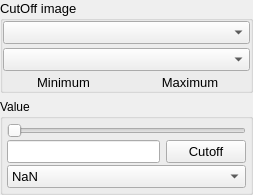
<?xml version="1.0" encoding="UTF-8"?>
<ui version="4.0">
 <class>nCutoffMask</class>
 <widget class="QMainWindow" name="nCutoffMask">
  <property name="geometry">
   <rect>
    <x>0</x>
    <y>0</y>
    <width>253</width>
    <height>188</height>
   </rect>
  </property>
  <property name="windowTitle">
   <string>CutOffMask</string>
  </property>
  <property name="iconSize">
   <size>
    <width>20</width>
    <height>20</height>
   </size>
  </property>
  <property name="unifiedTitleAndToolBarOnMac">
   <bool>true</bool>
  </property>
  <widget class="QWidget" name="centralwidget">
   <layout class="QGridLayout" name="gridLayout_3">
    <property name="margin">
     <number>0</number>
    </property>
    <item row="0" column="0">
     <widget class="QGroupBox" name="groupBox">
      <property name="font">
       <font>
        <pointsize>10</pointsize>
       </font>
      </property>
      <property name="title">
       <string>CutOff image</string>
      </property>
      <layout class="QGridLayout" name="gridLayout">
       <property name="verticalSpacing">
        <number>4</number>
       </property>
       <property name="margin">
        <number>0</number>
       </property>
       <item row="0" column="0" colspan="2">
        <widget class="QComboBox" name="image1">
         <property name="neutrinoImage" stdset="0">
          <bool>true</bool>
         </property>
        </widget>
       </item>
       <item row="1" column="0" colspan="2">
        <widget class="QComboBox" name="image2">
         <property name="font">
          <font>
           <pointsize>10</pointsize>
          </font>
         </property>
         <property name="neutrinoImage" stdset="0">
          <bool>true</bool>
         </property>
        </widget>
       </item>
       <item row="2" column="0">
        <widget class="QLabel" name="mini">
         <property name="font">
          <font>
           <pointsize>10</pointsize>
          </font>
         </property>
         <property name="text">
          <string>Minimum</string>
         </property>
         <property name="alignment">
          <set>Qt::AlignHCenter|Qt::AlignTop</set>
         </property>
        </widget>
       </item>
       <item row="2" column="1">
        <widget class="QLabel" name="maxi">
         <property name="font">
          <font>
           <pointsize>10</pointsize>
          </font>
         </property>
         <property name="text">
          <string>Maximum</string>
         </property>
         <property name="alignment">
          <set>Qt::AlignHCenter|Qt::AlignTop</set>
         </property>
        </widget>
       </item>
      </layout>
     </widget>
    </item>
    <item row="1" column="0">
     <widget class="QGroupBox" name="groupBox_2">
      <property name="title">
       <string>Value</string>
      </property>
      <layout class="QGridLayout" name="gridLayout_2">
       <property name="verticalSpacing">
        <number>2</number>
       </property>
       <property name="margin">
        <number>4</number>
       </property>
       <item row="1" column="1" colspan="2">
        <widget class="QSlider" name="slider">
         <property name="font">
          <font>
           <pointsize>10</pointsize>
          </font>
         </property>
         <property name="maximum">
          <number>1000</number>
         </property>
         <property name="orientation">
          <enum>Qt::Horizontal</enum>
         </property>
        </widget>
       </item>
       <item row="2" column="1">
        <widget class="QLineEdit" name="cutValue">
         <property name="font">
          <font>
           <pointsize>10</pointsize>
          </font>
         </property>
        </widget>
       </item>
       <item row="2" column="2">
        <widget class="QPushButton" name="doIt">
         <property name="font">
          <font>
           <pointsize>10</pointsize>
          </font>
         </property>
         <property name="text">
          <string>Cutoff</string>
         </property>
        </widget>
       </item>
       <item row="3" column="1" colspan="2">
        <widget class="QComboBox" name="replaceVal">
         <property name="font">
          <font>
           <pointsize>10</pointsize>
          </font>
         </property>
         <property name="neutrinoSave" stdset="0">
          <bool>true</bool>
         </property>
         <item>
          <property name="text">
           <string>NaN</string>
          </property>
         </item>
         <item>
          <property name="text">
           <string>Zero</string>
          </property>
         </item>
         <item>
          <property name="text">
           <string>Min</string>
          </property>
         </item>
         <item>
          <property name="text">
           <string>Max</string>
          </property>
         </item>
         <item>
          <property name="text">
           <string>Mean</string>
          </property>
         </item>
        </widget>
       </item>
      </layout>
     </widget>
    </item>
   </layout>
  </widget>
 </widget>
 <resources>
  <include location="../resources/icons/icons.qrc"/>
 </resources>
 <connections/>
</ui>
